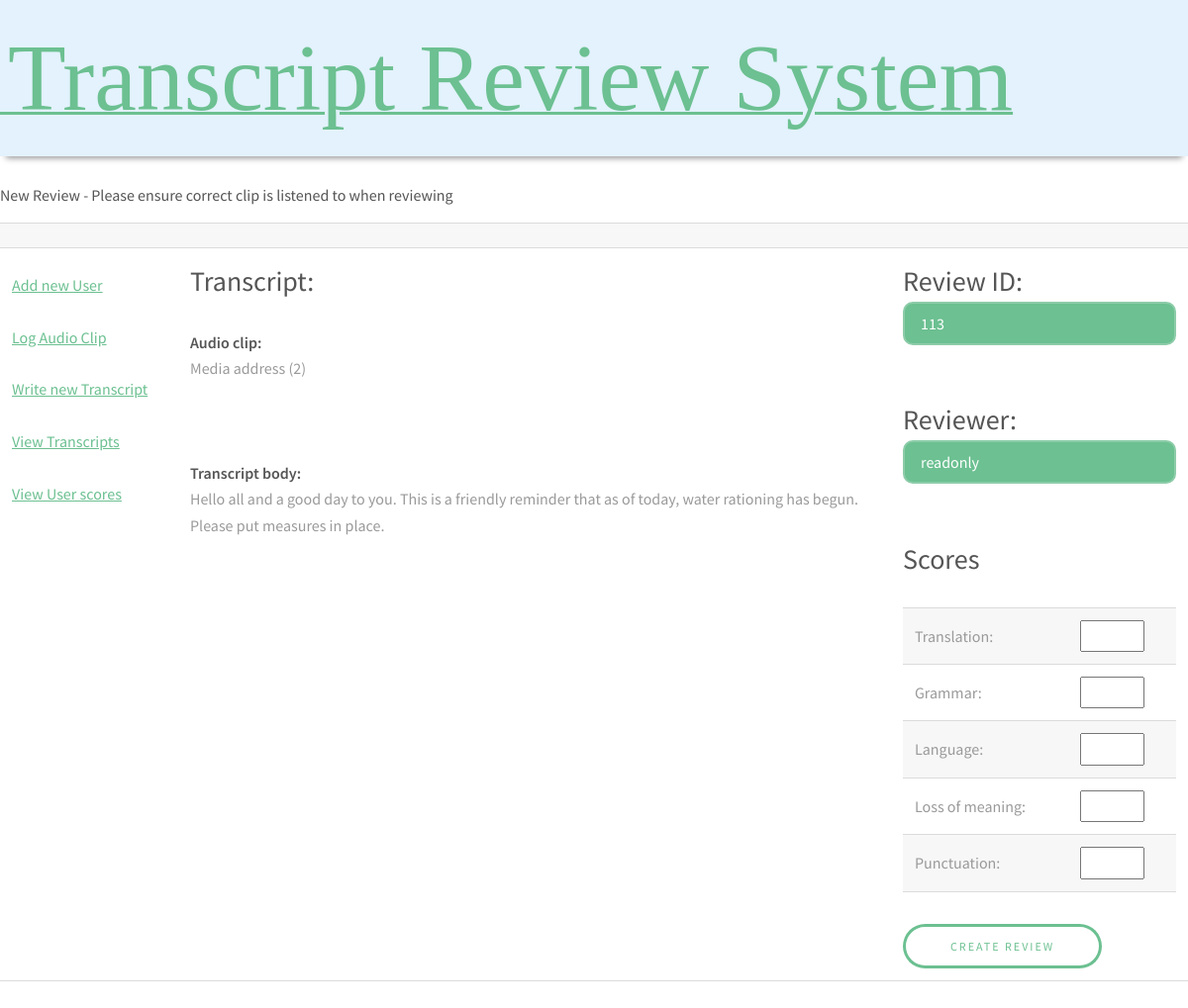
Screenshot of /newReview.php?id=101 with the database file from the repository.
### tables this page shows
CREATE TABLE `transcript` (
  `transcript_id` varchar(255) NOT NULL,
  `clip` varchar(255) DEFAULT NULL,
  `date` datetime DEFAULT NULL,
  `text` varchar(255) DEFAULT NULL,
  `transcriber_id` varchar(255) DEFAULT NULL
);

CREATE TABLE `audio_clip` (
  `audio_id` varchar(255) NOT NULL,
  `clip_name` varchar(255) DEFAULT NULL,
  `duration` double NOT NULL
);

### newReview.php (the view, shortened to what this page needs)
 <!DOCTYPE html>
<html>
<head>
<link rel="stylesheet" type="text/css" href="style.css"/>
</head>
<body>
<h1>New Review - Please ensure correct clip is listened to when reviewing</h1>
<form name="reviewForm" method="post" action=<?php echo("addReview.php?username=".$_GET['username']."&id=".$_GET['id'])?>>
<table>
	 <tr>
	 	<td width="15%"></td>
	 	<td width="60%"></td>
	 	<td width="25%"></td>
	 </tr>
	 <tr>
	 	<td>
	 		<?php
	 		echo "<a href='newUser.php?username=".$_GET['username']."'>Add new User</a><br/><br/>";
	 		echo "<a href='newClip.php?username=".$_GET['username']."'>Log Audio Clip</a><br/><br/>";
	 		echo "<a href='newTranscript.php?username=".$_GET['username']."'>Write new Transcript</a><br/><br/>";
	 		echo "<a href='viewTranscripts.php?username=".$_GET['username']."'>View Transcripts</a><br/><br/>";
	 		echo "<a href='viewUsers.php?username=".$_GET['username']."'>View User scores</a><br/><br/>";
	 		?>
	 	</td>
	 	<td>
	 	<?php getTranscript();?>
	 	</td>
	 	<td>
	 	<h3>Review ID: <input type="text" name="idTxt" id="idTxt" value=<?php getId();?> readonly></input></h3><h3 style="color:red;display:none" id="idError"> *ID already exists</h3><br/>
 		<h3>Reviewer: <input type="text" name="reviewerTxt" id="reviewerTxt" value=<?php echo $_GET['username']?> readonly></input></h3><h3 style="color:red;display:none" id="passwordError"> *Reviewer cannot be empty</h3><br/>
 		<h3>Scores</h3>
 		<table>
 		<tr>
		<td>Translation: </td>
		<td><input type="number" name="translationScore" min="1" max="5"></td>
		</tr>
		<tr>
		<td>Grammar: </td>
		<td><input type="number" name="grammarScore" min="1" max="5"></td>
		</tr>
		<tr>
		<td>Language: </td>
		<td><input type="number" name="languageScore" min="1" max="5"></td>
		</tr>
		<tr>
		<td>Loss of meaning: </td>
		<td><input type="number" name="loss_of_meaningScore" min="1" max="5"></td>
		</tr>
		<tr>
		<td>Punctuation: </td>
		<td><input type="number" name="punctuationScore" min="1" max="5"></td>
		</tr>
		</table>
 		<input type="submit" name="addReviewBtn" value="Create review"></input>
	 	</td>
	 </tr>
</table>
</form>
</body>
</html>
<?php
function getTranscript()
{
	$DBConnect = @new mysqli("localhost","root","","transcriptreviewsystem");
	$sql = "SELECT t.transcriber_id, a.clip_name, t.text FROM transcript t LEFT JOIN audio_clip a ON a.audio_id = t.clip WHERE t.transcript_id=".$_GET['id'];
	$result1 = $DBConnect->query($sql);
	$row1 = $result1->fetch_array();
		echo ("<h3>Transcript:</h3>");
		echo ("<b>Audio clip:</b><br/> ".$row1['clip_name']);
		echo("<br/><br/><br/><br/>");
		echo("<b>Transcript body:</b><br/>".$row1['text']);
}
function getId()
{
	$DBConnect = @new mysqli("localhost","root","","transcriptreviewsystem");
	$sql = "SELECT review_id FROM review";
	$result1 = $DBConnect->query($sql);
	while($row1 = $result1->fetch_array())
	{
		$id = $row1['review_id'];
	}
	$id += 1;
	echo($id);
}
?>

### style.css (style rules this page uses)
html, body, div, span, applet, object, iframe, h1, h2, h3, h4, h5, h6, p, blockquote, pre, a, abbr, acronym, address, big, cite, code, del, dfn, em, img, ins, kbd, q, s, samp, small, strike, strong, sub, sup, tt, var, b, u, i, center, dl, dt, dd, ol, ul, li, fieldset, form, label, legend, table, caption, tbody, tfoot, thead, tr, th, td, article, aside, canvas, details, embed, figure, figcaption, footer, header, hgroup, menu, nav, output, ruby, section, summary, time, mark, audio, video { margin: 0; padding: 0; border: 0; font-size: 100%; font: inherit; vertical-align: baseline; }
article, aside, details, figcaption, figure, footer, header, hgroup, menu, nav, section { display: block; }
body { line-height: 1; }
table { border-collapse: collapse; border-spacing: 0; }
body { -webkit-text-size-adjust: none; }
*, *:before, *:after { -moz-box-sizing: border-box; -webkit-box-sizing: border-box; box-sizing: border-box; }
body { -ms-overflow-style: scrollbar; }
body { background: #fff; }
body, input, select, textarea { color: #9a9a9a; font-family: "Source Sans Pro", Arial, Helvetica, sans-serif; font-size: 14pt; font-weight: 400; line-height: 1.65; }
@media screen and (max-width: 1680px) { body, input, select, textarea { font-size: 12pt; } }
@media screen and (max-width: 1280px) { body, input, select, textarea { font-size: 12pt; } }
a { color: #6cc091; text-decoration: underline; }
strong, b { color: #555; font-weight: 600; }
h1, h2, h3, h4, h5, h6 { color: #555; font-weight: 400; line-height: 1.5; margin: 0 0 1em 0; }
h3 { font-size: 1.75em; }
form { margin: 0 0 2em 0; }
input[type="text"], input[type="password"], input[type="email"], input[type="tel"], select, textarea { -moz-appearance: none; -webkit-appearance: none; -ms-appearance: none; appearance: none; background: #6cc091; border-radius: 10px; border: none; border: solid 2px #8dcca9; color: #fff; display: block; outline: 0; padding: 0 1em; text-decoration: none; width: 100%; }
input[type="text"], input[type="password"], input[type="email"], select { height: 2.75em; }
table { margin: 0 0 2em 0; width: 100%; }
table tbody tr { border: solid 1px #dbdbdb; border-left: 0; border-right: 0; }
table tbody tr:nth-child(2n + 1) { background-color: rgba(144, 144, 144, 0.075); }
table td { padding: 0.75em 0.75em; }
input[type="submit"], input[type="reset"], input[type="button"], button, .button { -moz-appearance: none; -webkit-appearance: none; -ms-appearance: none; appearance: none; -moz-transition: background-color 0.2s ease-in-out, color 0.2s ease-in-out; -webkit-transition: background-color 0.2s ease-in-out, color 0.2s ease-in-out; -ms-transition: background-color 0.2s ease-in-out, color 0.2s ease-in-out; transition: background-color 0.2s ease-in-out, color 0.2s ease-in-out; background-color: transparent; box-shadow: inset 0 0 0 3px #6cc091; color: #6cc091 !important; border-radius: 30px; border: 0; cursor: pointer; display: inline-block; font-size: .75em; font-weight: 400; height: 3.75em; line-height: 3.85em; letter-spacing: 2px; padding: 0 4em; text-align: center; text-decoration: none; text-transform: uppercase; white-space: nowrap; }

### rows the page displays
transcript: audio_clip.clip_name "Media address (2)", text "Hello all and a good day to you. This is a friendly reminder that as of today, water rationing has begun. Please put measures in place."
